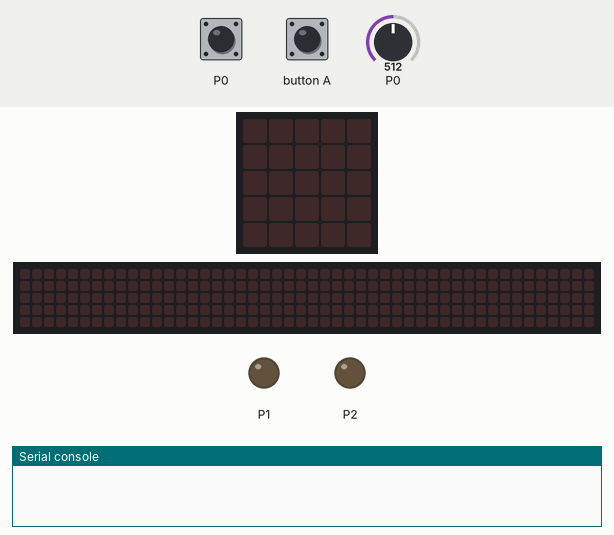
Recording of a program running on a simulated BBC micro:bit (MakeCode). Parts: the board's 5×5 LED display, a strip that is not on the board, showing the scrolling text unrolled, output pins drawn as LEDs (lit = HIGH), the last lines printed to the serial console. The test bench sets the inputs (shaded band); at power-on: P0 (touch pin P0) = 512 (analog values on the 0–1023 scale). The 48×5 strip is a reading aid, not a part: it shows the text the display is scrolling, unrolled, one strip-width of it at a time.

Above: at 1.2 s.
1.3 s: button A pressed for 0.15 s
At 1.53 s:
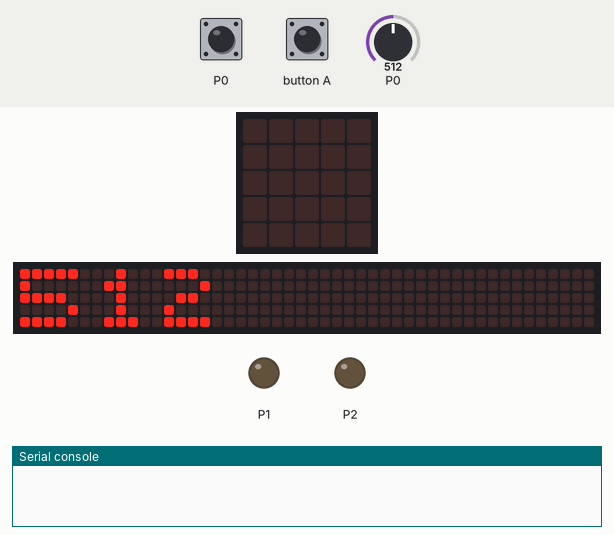
4.3 s: P0 (touch pin P0) set to 29
6.5 s: P0 (touch pin P0) set to 22
At 8.98 s:
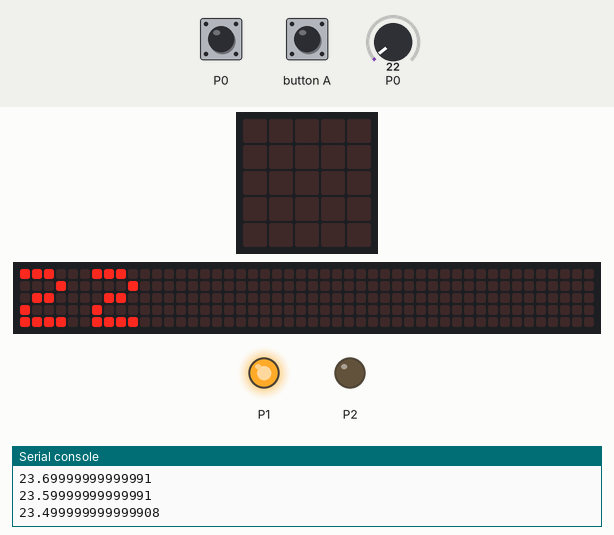
9.5 s: P0 (touch pin P0) set to 1023
At 14.8 s:
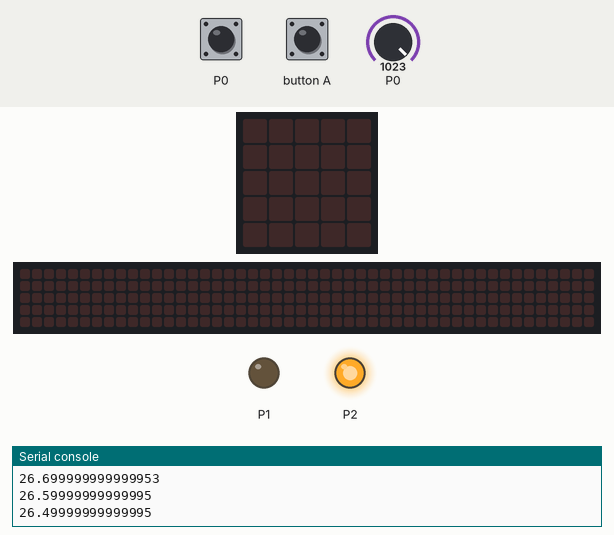
Timing chart, 0 to 16.3 s (numbered marks = the images above; inputs shaded):
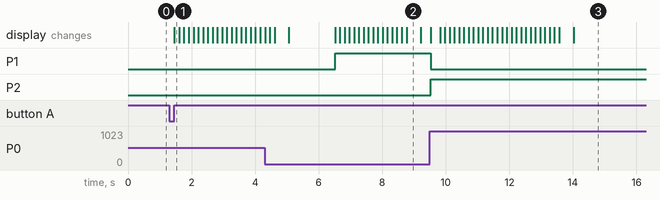

Measured:
- the behaviour switches between 26 and 25 on P0 (touch pin P0) (found by bisection; images 1 and 2)
- after the input at 1.3 s, the display: changes after 0.16 s (image 1)
- after the input at 6.5 s, P1: LOW → HIGH at once; the display: changes at once (image 2)
- after the input at 9.5 s, P1: HIGH → LOW at once; P2: LOW → HIGH at once
- what the display in image 2 shows lasts 0.4 s, from 8.8 s to 9.2 s

The program:

main.ts
```typescript
let run = false
let prev_v = 0
let timer = 0
input.onPinPressed(TouchPin.P0, function () {

})
input.onButtonPressed(Button.A, function () {
    run = !(run)
})
basic.forever(function () {
    if (run) {
        if (pins.analogReadPin(AnalogPin.P0) <= 25) {
            pins.digitalWritePin(DigitalPin.P1, 1)
            pins.digitalWritePin(DigitalPin.P2, 0)
        } else {
            if (pins.analogReadPin(AnalogPin.P0) >= 900) {
                pins.digitalWritePin(DigitalPin.P1, 0)
                pins.digitalWritePin(DigitalPin.P2, 1)
            } else {
                pins.digitalWritePin(DigitalPin.P1, 0)
                pins.digitalWritePin(DigitalPin.P1, 0)
            }
        }
        if (prev_v != pins.analogReadPin(AnalogPin.P0) || timer <= 0) {
            basic.showString("" + (pins.analogReadPin(AnalogPin.P0)))
            timer = 30
        }
        serial.writeLine("" + (timer))
        timer += -0.1
        prev_v = pins.analogReadPin(AnalogPin.P0)
        if (pins.analogReadPin(AnalogPin.P0) <= 25) {
            pins.digitalWritePin(DigitalPin.P1, 1)
            pins.digitalWritePin(DigitalPin.P2, 0)
        } else {
            if (pins.analogReadPin(AnalogPin.P0) >= 900) {
                pins.digitalWritePin(DigitalPin.P1, 0)
                pins.digitalWritePin(DigitalPin.P2, 1)
            }
        }
    }
})
basic.forever(function () {

})
```

test.ts
```typescript
// 테스트는 여기로 이동합니다; 이 패키지가 확장으로 사용될 때 컴파일되지 않을 것 입니다.
```
